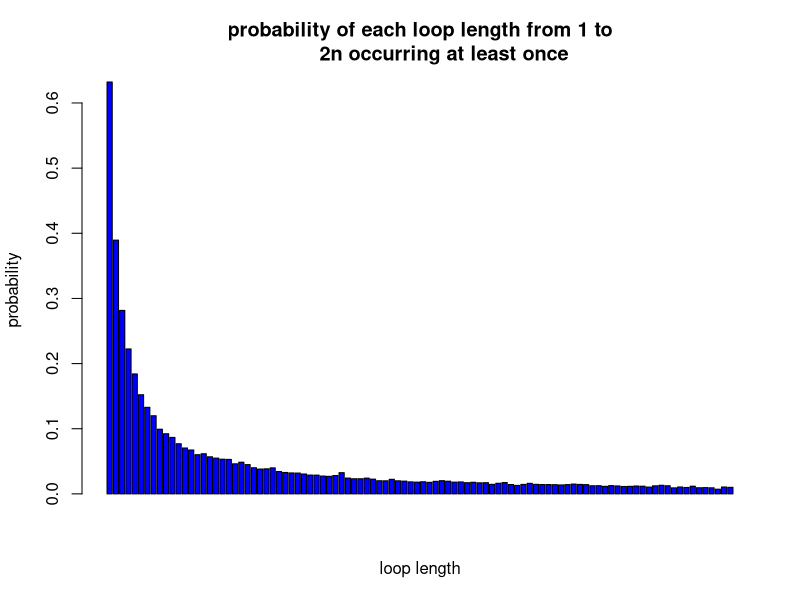

Source code (R):


Pone <- function(n,k,strategy, nreps){ #A function to calculate the probability that one prisoner finds his number 
  #given n- number of tries(max number of boxes he can open), k-prisoner's number, the strategy and number of iterations
  N <- 2*n 
  results = rep(0,nreps)  #initialise vector of results
  if(strategy != 3){  #for strategies except strategy 3 (that is, 1 and 2)
    for(i in 1:nreps) {  #loop over nreps
      boxes = sample(1:N,N) #sample boxes
     #we have 2*n prisoners
      foundIt = 0 #initialise number of prisoners who found their numbers
      #loop over prisoners
        tries = 1
        if(strategy == 1){  #consider a strategy 1
          path = c(k) #keep track of the path of a prisoner
          inBox = boxes[k] # prisoner opens a box with his number
        }else if(strategy == 2){ #consider a strategy 2
          path = c(sample(1:N,1)) #sample random box  
          inBox = boxes[path]  #firstly prisoner opens a random box
        }
        while(tries <= n) { #prisoners can open at most n boxes
          path = c(path, inBox) 		#keep track of a path	 			
          if(inBox == k) { 	#check if the number inside of the box coincides with the prisoner's number		
            foundIt = foundIt + 1   #if yes then update foundIt
            break; 			} 
          else { 					
            inBox = boxes[inBox] 			} #if no, then follow this number in the next box
          tries = tries+1 		} 		 		#update number of tries
      
      results[i] = foundIt  #how many prisoners found their numbers
    }
  }else{ #strategy3
    for(i in 1:nreps) {
      inboxes <- sample(1:N,N)[1:n]  # we randomly choose 50 boxes with 50 cards in them
      results[i] <- match(k,inboxes) #check if the prisoner finds his number and repeat it nrep number of times and store each result in results[i]
                                     #if a prisoner finds his number it will be an integer, otherwise NA 
      results <- length(results[which(is.na(results)== FALSE)])#we count how many results are integers. In other words in nreps times of simulation how many times the 
                                                               #a prisoner with number k found his number
    }       
  }
  
  prob = sum(results)/(nreps)
  
  return(prob)
}




Pall <- function(n, strategy, nreps){#A function to calculate the probability of all prisoners finding their numbers given #given n -number of tries(max of boxes they can open), the strategy and number of iterations
  N <- 2*n #number of prsioners
  results = rep(0,nreps) #initialising results to 0
  if(strategy != 3){ #consider a strategy different from 3, that is, strategies 1 and 2
    for(i in 1:nreps) { #loop over iterations
      boxes = sample(1:N,N) #sample boxes
      prisoners = 1:N #we have N prisoners
      foundIt = 0 #initialising number of prisoners who found their numbers to zero
      for(prisoner in prisoners) {#loop over all prisoners
        tries = 1 
        
        if(strategy == 1){ #consider strategy1
        path = c(prisoner) #keep track of a path of a prisoner
        inBox = boxes[prisoner] #prisoner opens the box with his number on it
        }else if(strategy == 2){ #consider strategy2
          path = c(sample(1:N,1)) #sample boxes
          inBox = boxes[path]#keep track of a path of a prisoner
        }
        
        while(tries <= n) { #while prisoner does not open at most n boxes
          path = c(path, inBox) #keep track of the path of a prisoner			 			
          if(inBox == prisoner) { 	#check if the card inside of a box coincides with the prisoner's number			
            foundIt = foundIt + 1 	#if yes, update	foundIt		
            break; 			} 
          else { 					
            inBox = boxes[inBox] 			} #if no, follow this number in the next box				
          tries = tries+1 		} 		#update tries 		
      }
      
      
      results[i] = foundIt #gives overall result of all prisoners who found their numbers 
    }
  }else{
    for(i in 1:nreps) {#loop over iterations
      prisoners <- 1:N #we have N prisoners
      temp <- numeric(N)#temporary
      
      for(j in prisoners){
        inboxes <- sample(1:N,N)[1:n]#we randomly choose 50 boxes with 50 cards in them
        temp[j] <- match(j,inboxes)#check if the jth prisoner finds his number and repeat it nreps times and store the result in temp
                                   #if the prisoner finds his number temp[j] will be an integer otherwise NA 
      }
      temp <- na.omit(temp) #drop all NA's 
      results[i] <- N-length(attributes(temp)$na.action) #N indicates the number of prisoners who did not find their number
                                                         #results shows how many prisoners found their numbers in ith simulation 
    }
    
    
  }
  
  prob = length(which(results==2*n))/nreps
  
  return(prob)
}



success_prob <- function(n,nreps){ 
  for (strategy in 1:3){ #loop over the strategies
    cat('In strategy', strategy,':',fill = TRUE)
    cat(" P(a single prisoner's success)=", {Pone(n,1,strategy,nreps)},fill = TRUE)
    cat(" P(all prisoners' success)=", {Pall(n,strategy,nreps)},fill = TRUE)
  }
}
success_prob(5,10000)
success_prob(50,10000)
# In strategy 1, the probability of all prisoners getting free is 30.63%, but in other two strategies, the probabilities that they will be free are 0.




dloop <- function(n, nreps){ #creating the function dloop that takes number of boxes and number of iterations
  count_0 = rep(0, n*2) # initialise vector of length 2*n
  
  for (reps in 1:nreps){ #loop over nreps
    count_1 = rep(0, n*2) #initialise vector counting length of a loop 
    boxes = sample(n*2,n*2) #sample boxes 
    numbered_boxes <- boxes 
    
    iteration_num = c() #initialising vector of numbers we will perform iterations over
    for (k in 1:(2*n)){ #loop over 2*n boxes 
      cycles = c() 
      if ((k %in% iteration_num) == FALSE){  #check if k coincides with the numbers over which we perform iterations
        cycles = append(cycles, k) #if not then append this value to that loop
        next_box = boxes[k] #follow the prisoner's number in next box
        while (next_box != k){ #we append the next boxes to the cycle until in one of the boxes we find the prisoner's number
                               #if we find the number the cycle is closed and we are done
          cycles = append(cycles, next_box)
          next_box =numbered_boxes[next_box]
        }
        count_1[length(cycles)]=count_1[length(cycles)]+1 # count  number of boxes in cycles
        iteration_num = append(iteration_num, cycles)
      }
    }
    index_0 = grep(0, count_1)
    count_0[index_0]=count_0[index_0]+1
  }
  prob_0 <- count_0/nreps #probability of a non-repeated loops (0 time)
  prob_1 <- 1- prob_0 #probability of an each loop 1:2n at least once
  return(prob_1)
}

prob <- dloop(50, 10000) 
barplot(prob,ylab = 'probability',xlab = 'loop length',col = 'blue',main = 'probability of each loop length from 1 to
        2n occurring at least once') #displaying barplot of probabilities

1-sum(prob[51:100]) #probability that there is no loop length greater than 50 


#Since the prisoner starts on the box of their own number they are, on the cycle that contains their card 

#By following the cycle around they will eventually end up at their card.

#The only issue is if prisoners can find their numbers before n boxes are opened.
#In fact, the maximum cycle length should be less than or equal to 50, and there can only be one cycle in any set that has a cycle greater than fifty and 
#after calculating the probability we get 0.319
# about 30 percent of the time, the length of the maximum chains formed will be less than 50 boxes and so all prisoners will be able to find their numbers before they open more than 50 boxes
